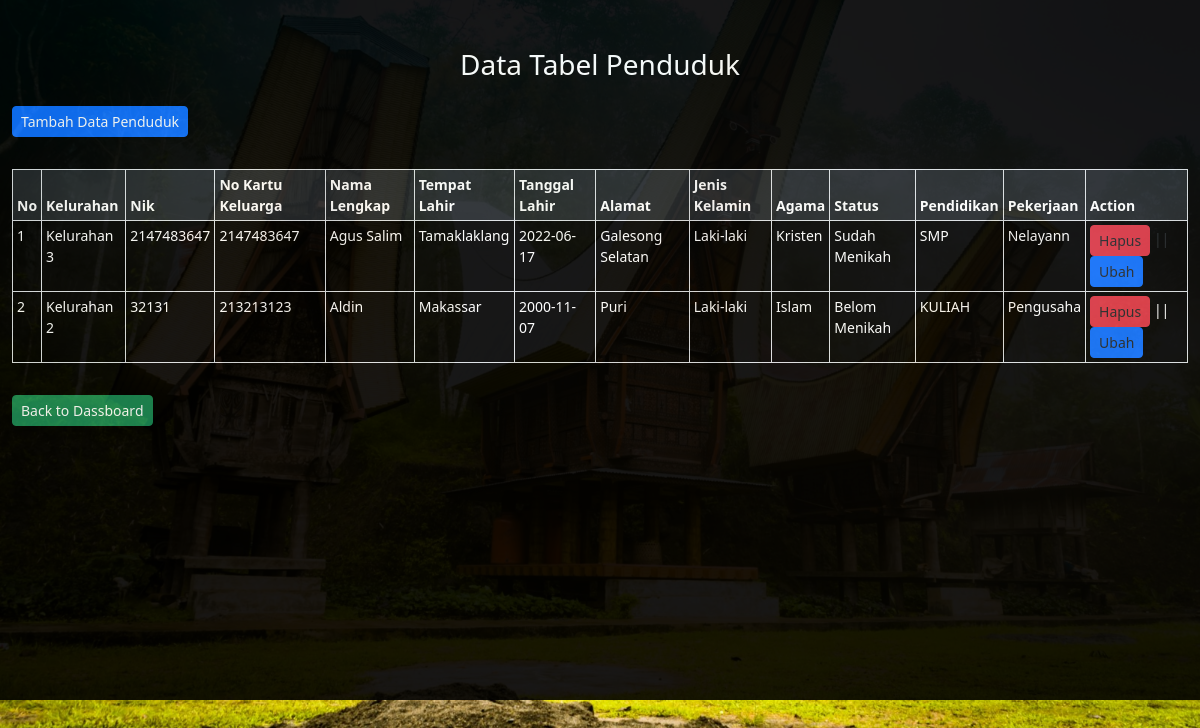
The page /admin/penduduk/penduduk.php (signed in) on the database its author committed.
### tables this page shows
CREATE TABLE `tb_penduduk` (
  `id_penduduk` int(11) NOT NULL,
  `id_kelurahan` int(11) NOT NULL,
  `nik` int(100) NOT NULL,
  `no_kartu_keluarga` int(100) NOT NULL,
  `nama_lengkap` varchar(100) NOT NULL,
  `tempat_lahir` varchar(100) NOT NULL,
  `tangal_lahir` date NOT NULL,
  `alamat` varchar(100) NOT NULL,
  `jenis_kelamin` varchar(100) NOT NULL,
  `agama` varchar(100) NOT NULL,
  `status` varchar(100) NOT NULL,
  `id_pendidikan` int(20) NOT NULL,
  `id_pekerjaan` int(20) NOT NULL
);

CREATE TABLE `tb_kelurahan` (
  `id_kelurahan` int(11) NOT NULL,
  `nama_kelurahan` varchar(100) NOT NULL
);

CREATE TABLE `tb_pendidikan` (
  `id_pendidikan` int(11) NOT NULL,
  `pendidikan` varchar(100) NOT NULL
);

CREATE TABLE `tb_pekerjaan` (
  `id_pekerjaan` int(11) NOT NULL,
  `pekerjaan` varchar(100) NOT NULL
);

### admin/penduduk/functions.php (called while the page is built, shortened)
<?php
$con = mysqli_connect('localhost', 'root', '', 'kelurahan');
function query($query){
global $con;
$result = mysqli_query($con, $query);
$kotak = [];
while($penduduk = mysqli_fetch_array($result)){
    $kotak [] = $penduduk;
}
return $kotak;
}
?>

### admin/penduduk/penduduk.php (the view, shortened to what this page needs)
<?php
    require 'functions.php';
     $tb_penduduk = query("SELECT * FROM tb_penduduk
                           INNER JOIN tb_kelurahan ON tb_penduduk.id_kelurahan = tb_kelurahan.id_kelurahan
                           INNER JOIN tb_pendidikan ON tb_penduduk.id_pendidikan = tb_pendidikan.id_pendidikan
                           INNER JOIN tb_pekerjaan ON tb_penduduk.id_pekerjaan = tb_pekerjaan.id_pekerjaan
                            ");
?>
<!doctype html>
<html lang="en">
  <head>
    <link href="https://cdn.jsdelivr.net/npm/bootstrap@5.2.0-beta1/dist/css/bootstrap.min.css" rel="stylesheet">
  </head>
  <body>
  <div class="container-fluid" id="container-fluid">
    <div class="row text-white text-center">
        <div class="col-lg-12 mt-5">
            <h3>Data Tabel Penduduk</h3>
        </div>
    </div>
    <div class="row py-3 mb-3">
        <div class="col-lg-12">
            <a href="tambah.php" class="btn btn-primary btn-sm">Tambah Data Penduduk</a>
        </div>
    </div>
    <div class="row">
        <div class="col-lg-12">
            <div class="table-responisve">
               <small>
               <table class="table table-sm table-striped table-bordered text-white">
                    <thead class="bg-dark">
                        <tr data-aos="fade-right" data-aos-duration="2000">
                            <th>No</th>
                            <th>Kelurahan</th>
                            <th>Nik</th>
                            <th>No Kartu Keluarga</th>
                            <th>Nama Lengkap</th>
                            <th>Tempat Lahir</th>
                            <th>Tanggal Lahir</th>
                            <th>Alamat</th>
                            <th>Jenis Kelamin</th>
                            <th>Agama</th>
                            <th>Status</th>
                            <th>Pendidikan</th>
                            <th>Pekerjaan</th>
                            <th>Action</th>
                        </tr>
                    </thead>
                    <tbody>
                    <?php $i = 1; ?>
                    <?php foreach($tb_penduduk as $penduduk) : ?>
                        <tr data-aos="fade-right" data-aos-duration="2000">
                            <td class="colom text-white"><?php echo $i; ?></td>
                            <td class="text-white"><?php echo $penduduk['nama_kelurahan']; ?></td>
                            <td class="text-white"><?php echo $penduduk['nik']; ?></td>
                            <td class="text-white"><?php echo $penduduk['no_kartu_keluarga']; ?></td>
                            <td class="text-white"><?php echo $penduduk['nama_lengkap']; ?></td>
                            <td class="text-white"><?php echo $penduduk['tempat_lahir']; ?></td>
                            <td class="text-white"><?php echo $penduduk['tangal_lahir']; ?></td>
                            <td class="text-white"><?php echo $penduduk['alamat']; ?></td>
                            <td class="text-white"><?php echo $penduduk['jenis_kelamin']; ?></td>
                            <td class="text-white"><?php echo $penduduk['agama']; ?></td>
                            <td class="text-white"><?php echo $penduduk['status']; ?></td>
                            <td class="text-white"><?php echo $penduduk['pendidikan']; ?></td>
                            <td class="text-white"><?php echo $penduduk['pekerjaan']; ?></td>
                            <td class="aksi">
                                <button class="btn btn-danger btn-sm"><a class="text-decoration-none text-dark" href="hapus.php?id_penduduk=<?php echo $penduduk['id_penduduk']; ?>"onclick="return confirm('Yakin ingin hapus');">Hapus</a></button> ||
                                <button class="btn btn-primary btn-sm"><a  class="text-decoration-none text-dark" a href="ubah.php?id_penduduk=<?php echo $penduduk['id_penduduk']; ?>">Ubah</a></button>
                            </td>
                        </tr>
                    <?php $i++; ?>
                    <?php endforeach; ?>
                    </tbody>
                </table>
               </small>
            </div>
        </div>
    </div>
    <div class="row mt-3">
        <div class="col-lg-12">
            <a href="../dashboard.php" class="btn btn-success btn-sm">Back to Dassboard</a>
        </div>
    </div>
 <br><br>
</div>
  </body>
</html>

### admin/penduduk/penduduk.php (style rules this page uses)
html body { background-image: url('../../img/toraja3.jpg'); background-size: cover; background-position: center; background-repeat: no-repeat; }
#container-fluid { background-color: black; opacity: 0.9; height: 700px; }

### rows shown on the page
tb_penduduk: id_kelurahan.nama_kelurahan "Kelurahan 3", nik "2147483647", no_kartu_keluarga "2147483647", nama_lengkap "Agus Salim", tempat_lahir "Tamaklaklang", tangal_lahir "2022-06-17", alamat "Galesong Selatan", jenis_kelamin "Laki-laki", agama "Kristen", status "Sudah Menikah", id_pendidikan.pendidikan "SMP", id_pekerjaan.pekerjaan "Nelayann"
tb_penduduk: id_kelurahan.nama_kelurahan "Kelurahan 2", nik "32131", no_kartu_keluarga "213213123", nama_lengkap "Aldin", tempat_lahir "Makassar", tangal_lahir "2000-11-07", alamat "Puri", jenis_kelamin "Laki-laki", agama "Islam", status "Belom Menikah", id_pendidikan.pendidikan "KULIAH", id_pekerjaan.pekerjaan "Pengusaha"
